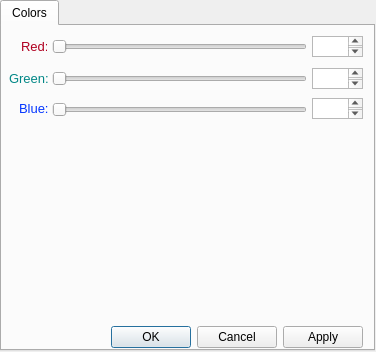
<?xml version="1.0" encoding="UTF-8"?>
<ui version="4.0">
 <class>ConfigForm</class>
 <widget class="QMainWindow" name="ConfigForm">
  <property name="geometry">
   <rect>
    <x>0</x>
    <y>0</y>
    <width>376</width>
    <height>352</height>
   </rect>
  </property>
  <property name="windowTitle">
   <string>Configure</string>
  </property>
  <widget class="QWidget" name="centralwidget">
   <widget class="QTabWidget" name="tabWidget">
    <property name="geometry">
     <rect>
      <x>0</x>
      <y>0</y>
      <width>375</width>
      <height>351</height>
     </rect>
    </property>
    <property name="currentIndex">
     <number>0</number>
    </property>
    <widget class="QWidget" name="colorTab">
     <attribute name="title">
      <string>Colors</string>
     </attribute>
     <widget class="QWidget" name="gridLayoutWidget">
      <property name="geometry">
       <rect>
        <x>0</x>
        <y>0</y>
        <width>371</width>
        <height>131</height>
       </rect>
      </property>
      <layout class="QGridLayout" name="gridLayout"/>
     </widget>
     <widget class="QTextBrowser" name="textBrowser_red">
      <property name="geometry">
       <rect>
        <x>310</x>
        <y>10</y>
        <width>51</width>
        <height>21</height>
       </rect>
      </property>
      <property name="inputMethodHints">
       <set>Qt::ImhFormattedNumbersOnly</set>
      </property>
      <property name="lineWidth">
       <number>0</number>
      </property>
      <property name="midLineWidth">
       <number>0</number>
      </property>
      <property name="sizeAdjustPolicy">
       <enum>QAbstractScrollArea::AdjustIgnored</enum>
      </property>
      <property name="readOnly">
       <bool>false</bool>
      </property>
     </widget>
     <widget class="QSlider" name="horizontalSlider_blue">
      <property name="geometry">
       <rect>
        <x>50</x>
        <y>77</y>
        <width>255</width>
        <height>13</height>
       </rect>
      </property>
      <property name="maximum">
       <number>255</number>
      </property>
      <property name="orientation">
       <enum>Qt::Horizontal</enum>
      </property>
     </widget>
     <widget class="QLabel" name="label_blue">
      <property name="geometry">
       <rect>
        <x>17</x>
        <y>72</y>
        <width>31</width>
        <height>21</height>
       </rect>
      </property>
      <property name="text">
       <string>&lt;html&gt;&lt;head/&gt;&lt;body&gt;&lt;p&gt;&lt;span style=&quot; font-size:10pt; color:#0336ff;&quot;&gt;Blue:&lt;/span&gt;&lt;/p&gt;&lt;/body&gt;&lt;/html&gt;</string>
      </property>
     </widget>
     <widget class="QSlider" name="horizontalSlider_green">
      <property name="geometry">
       <rect>
        <x>50</x>
        <y>46</y>
        <width>255</width>
        <height>13</height>
       </rect>
      </property>
      <property name="maximum">
       <number>255</number>
      </property>
      <property name="orientation">
       <enum>Qt::Horizontal</enum>
      </property>
     </widget>
     <widget class="QTextBrowser" name="textBrowser_blue">
      <property name="geometry">
       <rect>
        <x>310</x>
        <y>72</y>
        <width>51</width>
        <height>21</height>
       </rect>
      </property>
      <property name="inputMethodHints">
       <set>Qt::ImhPreferNumbers</set>
      </property>
      <property name="lineWidth">
       <number>0</number>
      </property>
      <property name="readOnly">
       <bool>false</bool>
      </property>
     </widget>
     <widget class="QTextBrowser" name="textBrowser_green">
      <property name="geometry">
       <rect>
        <x>310</x>
        <y>42</y>
        <width>51</width>
        <height>21</height>
       </rect>
      </property>
      <property name="inputMethodHints">
       <set>Qt::ImhPreferNumbers</set>
      </property>
      <property name="lineWidth">
       <number>0</number>
      </property>
      <property name="midLineWidth">
       <number>0</number>
      </property>
      <property name="verticalScrollBarPolicy">
       <enum>Qt::ScrollBarAsNeeded</enum>
      </property>
      <property name="tabChangesFocus">
       <bool>false</bool>
      </property>
      <property name="readOnly">
       <bool>false</bool>
      </property>
     </widget>
     <widget class="QLabel" name="label_green">
      <property name="geometry">
       <rect>
        <x>7</x>
        <y>42</y>
        <width>40</width>
        <height>21</height>
       </rect>
      </property>
      <property name="text">
       <string>&lt;html&gt;&lt;head/&gt;&lt;body&gt;&lt;p&gt;&lt;span style=&quot; font-size:10pt; color:#018786;&quot;&gt;Green:&lt;/span&gt;&lt;/p&gt;&lt;/body&gt;&lt;/html&gt;</string>
      </property>
     </widget>
     <widget class="QSlider" name="horizontalSlider_red">
      <property name="geometry">
       <rect>
        <x>50</x>
        <y>14</y>
        <width>255</width>
        <height>13</height>
       </rect>
      </property>
      <property name="maximum">
       <number>255</number>
      </property>
      <property name="orientation">
       <enum>Qt::Horizontal</enum>
      </property>
     </widget>
     <widget class="QDialogButtonBox" name="ACOButton">
      <property name="geometry">
       <rect>
        <x>30</x>
        <y>297</y>
        <width>331</width>
        <height>28</height>
       </rect>
      </property>
      <property name="orientation">
       <enum>Qt::Horizontal</enum>
      </property>
      <property name="standardButtons">
       <set>QDialogButtonBox::Apply|QDialogButtonBox::Cancel|QDialogButtonBox::Ok</set>
      </property>
     </widget>
     <widget class="QLabel" name="label_red">
      <property name="geometry">
       <rect>
        <x>19</x>
        <y>10</y>
        <width>26</width>
        <height>21</height>
       </rect>
      </property>
      <property name="text">
       <string>&lt;html&gt;&lt;head/&gt;&lt;body&gt;&lt;p&gt;&lt;span style=&quot; font-size:10pt; color:#b00020;&quot;&gt;Red:&lt;/span&gt;&lt;/p&gt;&lt;/body&gt;&lt;/html&gt;</string>
      </property>
     </widget>
     <widget class="QWidget" name="verticalLayoutWidget">
      <property name="geometry">
       <rect>
        <x>0</x>
        <y>140</y>
        <width>371</width>
        <height>151</height>
       </rect>
      </property>
      <layout class="QVBoxLayout" name="vbox"/>
     </widget>
     <widget class="QWidget" name="horizontalLayoutWidget_5">
      <property name="geometry">
       <rect>
        <x>0</x>
        <y>240</y>
        <width>371</width>
        <height>31</height>
       </rect>
      </property>
      <layout class="QHBoxLayout" name="hboxblue"/>
     </widget>
     <widget class="QWidget" name="horizontalLayoutWidget">
      <property name="geometry">
       <rect>
        <x>0</x>
        <y>160</y>
        <width>371</width>
        <height>31</height>
       </rect>
      </property>
      <layout class="QHBoxLayout" name="hboxred"/>
     </widget>
     <widget class="QWidget" name="horizontalLayoutWidget_2">
      <property name="geometry">
       <rect>
        <x>0</x>
        <y>200</y>
        <width>371</width>
        <height>31</height>
       </rect>
      </property>
      <layout class="QHBoxLayout" name="hboxgreen"/>
     </widget>
    </widget>
   </widget>
  </widget>
 </widget>
 <resources/>
 <connections/>
</ui>
